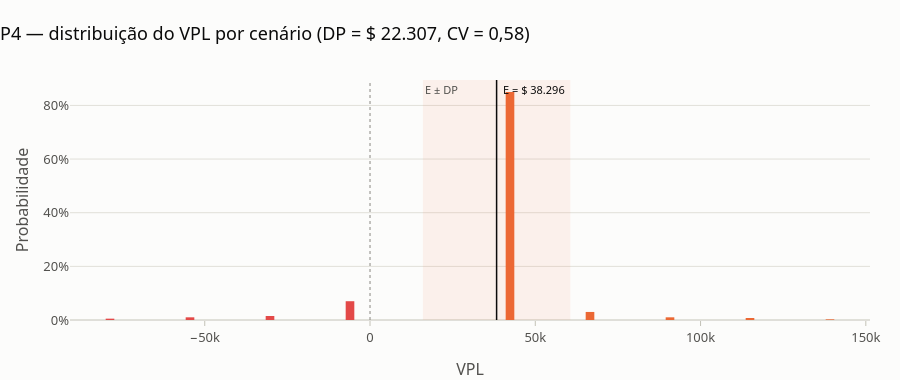

The notebook cell this image was saved under:
### Code cell
fig = viz.grafico_distribuicao_discreta(ac, "P4")
viz.exportar(fig, f"{SAIDA}/distribuicao_p4")
fig

### Figure 1 — Plotly figure (JSON) as saved in the notebook; plotly's stock layout.template omitted (floating-point values rounded to 4 significant figures)
{"data": [{"customdata": ["Pessimista · preço −5%", "Pessimista · preço −4%", "Pessimista · preço −3%", "Pessimista · preço −2%", "Mais provável", "Otimista · preço +1%", "Otimista · preço +2%", "Otimista · preço +3%", "Otimista · preço +4%"], "hovertemplate": "%{customdata}<br>VPL %{x:,.0f}<br>probabilidade %{y:.1%}<extra></extra>", "marker": {"color": ["#e34948", "#e34948", "#e34948", "#e34948", "#eb6834", "#eb6834", "#eb6834", "#eb6834", "#eb6834"], "line": {"width": 0}}, "showlegend": false, "type": "bar", "width": 2614.0, "x": [-78670.0, -54460.0, -30260.0, -6057.0, 42350.0, 66550.0, 90760.0, 115000.0, 139200.0], "y": [0.005, 0.01, 0.015, 0.07, 0.85, 0.03, 0.01, 0.0075, 0.0025]}], "layout": {"annotations": [{"font": {"color": "#52514e", "size": 11}, "showarrow": false, "text": "E ± DP", "x": 15990.0, "xanchor": "left", "xref": "x", "y": 1, "yanchor": "top", "yref": "y domain"}, {"font": {"color": "#0b0b0b", "size": 11}, "showarrow": false, "text": "E = $ 38.296", "x": 38300.0, "xanchor": "left", "xshift": 4, "y": 1, "yref": "paper"}], "bargap": 0, "height": 380, "shapes": [{"fillcolor": "#eb6834", "line": {"width": 0}, "opacity": 0.08, "type": "rect", "x0": 15990.0, "x1": 60600.0, "xref": "x", "y0": 0, "y1": 1, "yref": "y domain"}, {"line": {"color": "#0b0b0b", "width": 1.5}, "type": "line", "x0": 38300.0, "x1": 38300.0, "xref": "x", "y0": 0, "y1": 1, "yref": "y domain"}, {"line": {"color": "#898781", "dash": "dot", "width": 1}, "type": "line", "x0": 0, "x1": 0, "xref": "x", "y0": 0, "y1": 1, "yref": "y domain"}], "title": {"text": "P4 — distribuição do VPL por cenário (DP = $ 22.307, CV = 0,58)"}, "xaxis": {"showgrid": false, "title": {"text": "VPL"}}, "yaxis": {"tickformat": ".0%", "title": {"text": "Probabilidade"}}}}
